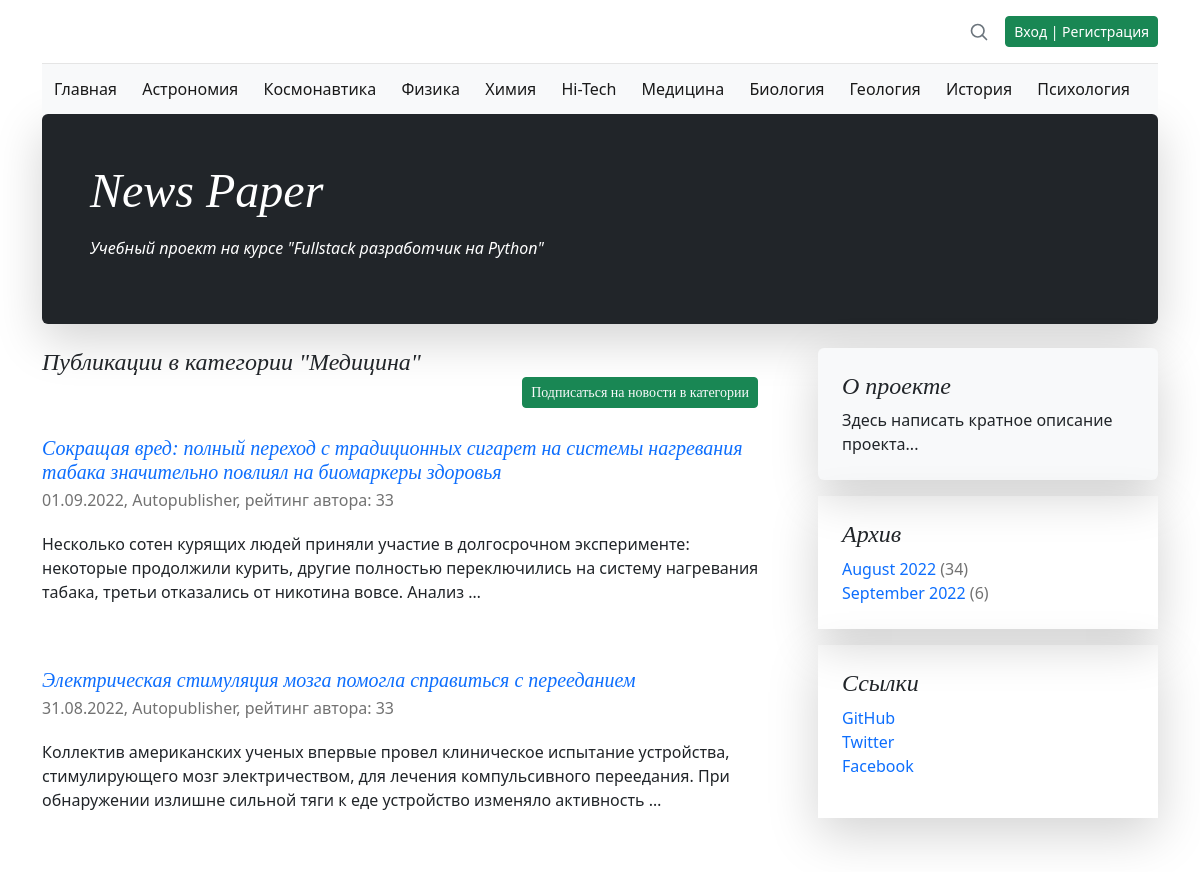
The page /caterory/6/ (upper part) on the database as committed earlier.
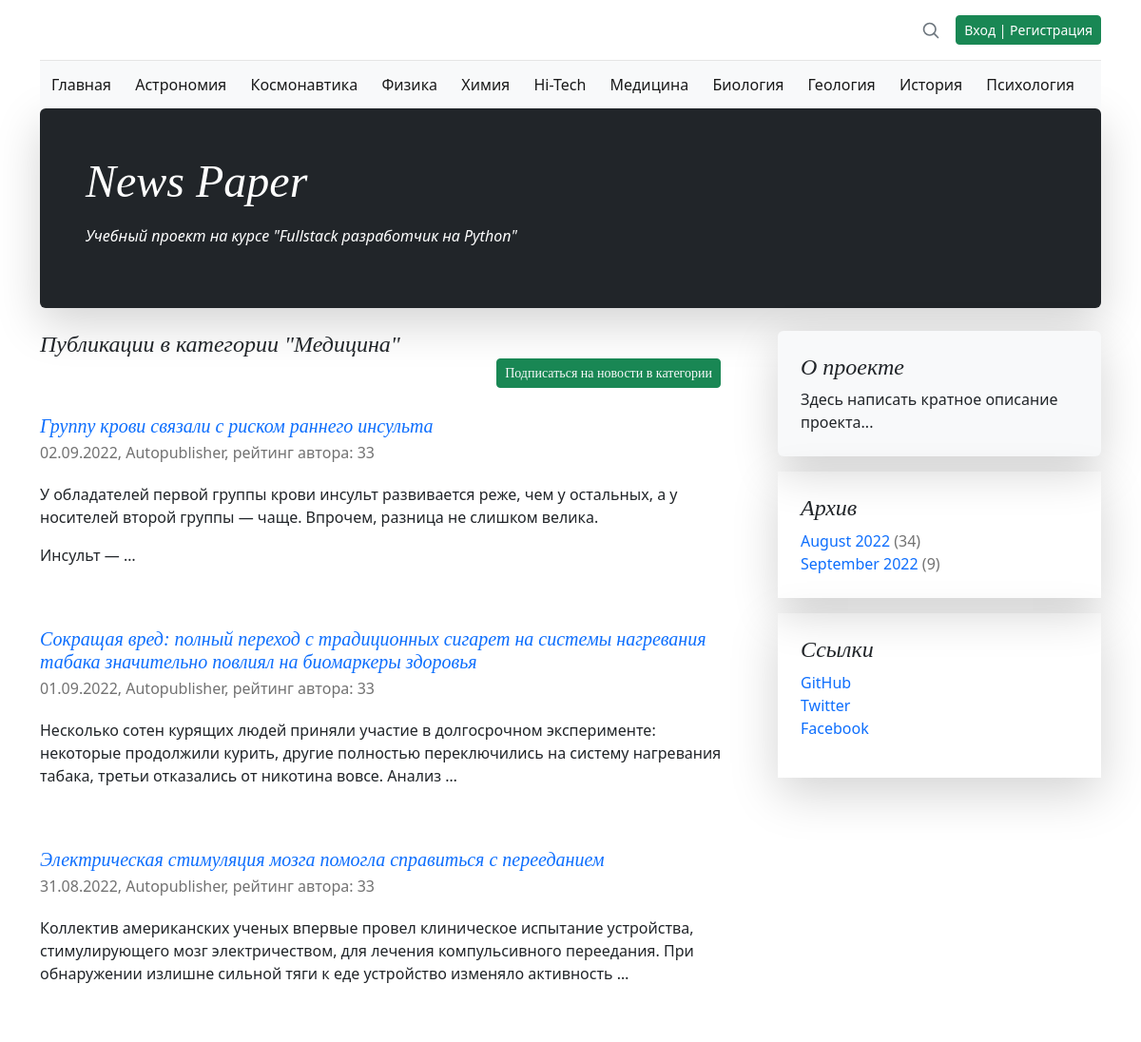
The same page on the database as committed later.
### news/models.py (models this page shows, shortened)
class Category(models.Model):
    name = models.CharField(
        max_length=64,
        unique=True,
        verbose_name='Имя категории',
    )
    subscribers = models.ManyToManyField(
        User,
        through='CatSubscribers',
        blank=True,
        verbose_name='Подписчик',
    )
    class Meta:
        verbose_name = 'Категория'
        verbose_name_plural = 'Категории'

class PostCategory(models.Model):
    post = models.ForeignKey(
        Post,
        on_delete=models.CASCADE,
        verbose_name='Пост',
    )
    cat = models.ForeignKey(
        Category,
        on_delete=models.CASCADE,
        verbose_name='Категория',
    )
    class Meta:
        verbose_name = 'Категория'
        verbose_name_plural = 'Категории'

class Post(models.Model):
    author_post = models.ForeignKey(
        Author,
        on_delete=models.CASCADE,
        verbose_name='Автор',
    )
    ARTICLE = 'ART'
    NEWS = 'NWS'
    CHOICE_CAT = [
        (ARTICLE, 'Статья'),
        (NEWS, 'Новость'),
    ]
    type_cat = models.CharField(
        max_length=3,
        choices=CHOICE_CAT,
        default=ARTICLE,
        verbose_name='Тип контента',
    )
    date_pub = models.DateTimeField(
        auto_now_add=True,
        verbose_name='Дата публикации',
    )
    post_cat = models.ManyToManyField(
        Category,
        through='PostCategory',
        verbose_name='Категория',
    )
    name = models.CharField(
        max_length=128,
        verbose_name='Название',
    )
    content = models.TextField(
        verbose_name='Контент',
    )
    content_rate = models.SmallIntegerField(
        default=0,
        verbose_name='Рейтинг',
    )
    content_image = models.ImageField(
        upload_to='images',
        verbose_name='Изображение',
        default='no_image.jpg',
    )
    class Meta:
        verbose_name = 'Пост'
        verbose_name_plural = 'Посты'

class Author(models.Model):
    author_user = models.OneToOneField(
        User,
        on_delete=models.CASCADE,
        verbose_name='Имя',
    )
    author_rate = models.SmallIntegerField(
        default=0,
        verbose_name='Рейтинг',
    )
    def __str__(self):
        return self.author_user.username
    class Meta:
        verbose_name = 'Автор'
        verbose_name_plural = 'Авторы'

### news/views.py (the view)
class CategoryView(ListView):
    queryset = Post.objects.all()[:1]
    template_name = 'category.html'
    context_object_name = 'posts'
    paginate_by = 10
    def get_context_data(self, **kwargs):
        context = super().get_context_data(**kwargs)
        cat_id = self.kwargs['pk']
        get_list_or_404(PostCategory, cat_id=cat_id)
        context['cat_name'] = PostCategory.objects.filter(
            cat=cat_id
        ).values_list('cat__name', flat=True)[0]
        context['posts'] = cache.get_or_set(
            f'category-id-{cat_id}',
            Post.objects.select_related().filter(
                post_cat__exact=cat_id
            ).order_by('-date_pub'),
            600
        )
        context['post_category'] = PostCategory.objects.filter(
            cat=cat_id
        ).select_related()[:1]
        context['is_subscribed'] = Category.objects.filter(
            subscribers=self.request.user.id
        ).values_list('name', flat=True)
        return context

### news/context_processors.py (called while the page is built)
def navigate_context(request):
    category = Category.objects.all()
    archives = Post.objects.annotate(
        year=ExtractYear('date_pub'),
        month=ExtractMonth('date_pub')
    ).values('year', 'month').annotate(total=Count('id'))
    context = {
        'category': category,
        'archives': archives,
    }
    return context

### news/templatetags/news_filters.py (called while the page is built)
@register.filter()
def censor(in_text):
    censured_text = in_text
    with open('static/json/bad_words.json', 'r') as censor_file:
        bad_text = json.load(censor_file)
    for word in censured_text.split():
        if word.lower() in bad_text:
            censured_text = censured_text.replace(
                word,
                f'{word[0]}{"*" * (len(word) - 1)}'
            )
    return censured_text

@register.filter()
def name_month(val):
    val_obj = timezone.datetime.strptime(str(val), "%m")
    val_name = val_obj.strftime("%B")
    return val_name

### templates/category.html (shortened to what this page needs)
{% extends 'default.html' %}
{% load i18n %}
{% load news_filters %}
{% load news_tags %}
{% block content %}
    <h4 class="pb-1 mb-4 fst-italic">
        Публикации в категории "{{ cat_name }}"
    {% for cat in post_category %}
        {% if cat.cat.name not in is_subscribed %}
            <div class="container text-end">
                <div class="btn-group btn-group-sm" role="group">
                    <button type="button" class="btn btn-success">
                        <a class="text-decoration-none text-light" href="/subscribe_cat/{{ cat.cat_id }}/">Подписаться на новости в категории</a>
                    </button>
                </div>
            </div>
        {% endif %}
    {% endfor %}
    </h4>
    {% for post in posts %}
        <article class="blog-post">
            <a class="text-decoration-none" href="{% url 'news:detail' post.id %}">
                <h5 class="pb-1 mb-0 fst-italic">{{ post.name|censor }}</h5>
            </a>
            <p class="blog-post-meta">
                {{ post.date_pub|date:'d.m.Y' }},
                {{ post.author_post }},
                рейтинг автора: {{ post.author_post.author_rate }}
            </p>
            <p>{{ post.content|censor|truncatewords_html:25|safe }}</p>
        </article>
    {% endfor %}
{% endblock content %}

### templates/default.html (shortened to what this page needs)
<!doctype html>
<html lang="ru-ru">
  {% load i18n %}
  {% load static %}
  {% load news_filters %}
  {% load news_tags %}
  {% load cache %}
  <head>
    <link href="{% static 'css/bootstrap.min.css' %}" rel="stylesheet">
    <link href="{% static 'css/blog.rtl.css' %}" rel="stylesheet">
    <link href="{% static 'css/styles.css' %}" rel="stylesheet">
  </head>
  <body>
    <div class="container">
      <header class="blog-header lh-1 py-3">
        <div class="row flex-nowrap justify-content-between align-items-center">
          <div class="col-4 pt-1">
          </div>
          <div class="col-4 d-flex justify-content-end align-items-center">
            <a class="link-secondary" href="{% url 'news:search' %}" aria-label="Search">
              <svg xmlns="http://www.w3.org/2000/svg" width="20" height="20" fill="none" stroke="currentColor" stroke-linecap="round" stroke-linejoin="round" stroke-width="2" class="mx-3" role="img" viewBox="0 0 24 24"><title>Search</title><circle cx="10.5" cy="10.5" r="7.5"/><path d="M21 21l-5.2-5.2"/></svg>
            </a>
              {% if user.id %}
                <a class="btn btn-sm btn-danger" href="/accounts/logout/">Выход</a>
              {% else %}
                <a class="btn btn-sm btn-success" href="/accounts/login/">Вход | Регистрация</a>
              {% endif %}
          </div>
        </div>
      </header>
      {% cache None navbar %}
      <nav class="navbar bg-light">
        <div class="container-fluid">
          <a class="navbar-brand fs-6" href="{% url 'news:index' %}">Главная</a>
          {% for item in category %}
            <a class="navbar-brand fs-6" href="{% url 'news:category' item.id %}">{{ item.name }}</a>
          {% endfor %}
        </div>
      </nav>
      {% endcache %}
    </div>
    <main class="container">
      <div class="p-4 p-md-5 mb-4 rounded text-bg-dark shadow-lg">
        <div class="col-md-6 px-0">
          <h1 class="display-4 fst-italic">News Paper</h1>
            <p class="lead-3 my-3 fst-italic">Учебный проект на курсе "Fullstack разработчик на Python"</p>
        </div>
      </div>
      <div class="row g-5">
        <div class="col-md-8">
            {% block content %}{% endblock content %}
        </div>
        {% cache 900 rightcol %}
        <div class="col-md-4">
          <div class="position-sticky" style="top: 2rem;">
            <div class="p-4 mb-3 bg-light rounded shadow-lg">
              <h4 class="fst-italic">О проекте</h4>
              <p class="mb-0">
                  Здесь написать кратное описание проекта...
              </p>
            </div>
            <div class="p-4 mb-3 container-fluid shadow-lg">
              <h4 class="fst-italic">Архив</h4>
              <ol class="list-unstyled mb-0">
                  {% for item in archives %}
                      <li>
                          <a class="text-decoration-none" href="#">{{ item.month|name_month }} {{ item.year }}</a>
                          <span class="blog-post-meta">({{ item.total }})</span>
                      </li>
                  {% endfor %}
              </ol>
            </div>
            <div class="p-4 mb-3 container-fluid shadow-lg">
              <h4 class="fst-italic">Ссылки</h4>
              <ol class="list-unstyled">
                <li>
                    <a class="text-decoration-none" target="_blank" href="https://github.com/spawlov">GitHub</a>
                </li>
                <li><a class="text-decoration-none" href="#">Twitter</a></li>
                <li><a class="text-decoration-none" href="#">Facebook</a></li>
              </ol>
            </div>
          </div>
        </div>
        {% endcache %}
      </div>
    </main>
  </body>
</html>

Rows that differ between the two databases and show on the page:
added Post: name|censor "Группу крови связали с риском раннего инсульта", date_pub "02.09.2022", author_post "Autopublisher", author_post.author_rate "33", content|censor "У обладателей первой группы крови инсульт развивается реже, чем у остальных, а у носителей второй группы — чаще. Впрочем, разница не слишком велика. Инсульт — …"
Other text that changed with them:
new list line: "September 2022 ( 9 )"
list line gone: "September 2022 ( 6 )"
